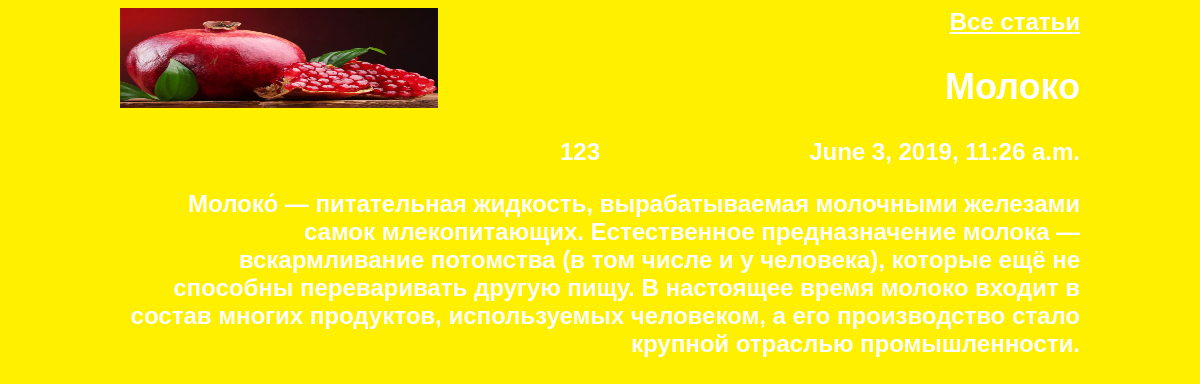
Page /article/67/ on the committed database.
### articles/models.py (models this page shows, shortened)
class Article(models.Model):
	title = models.CharField(max_length=200)
	author = models.ForeignKey(User, on_delete=models.CASCADE)
	text = models.TextField()
	created_date = models.DateTimeField(auto_now_add=True)

### articles/views.py (the view)
# urls.py: path('article/<int:article_id>/', get_article, name ='get_article'),
def get_article(request, article_id):
	try:
		post = Article.objects.get(id = article_id)
		return render(request, 'article.html', {"post": post})
	except Article.DoesNotExist:
		raise Http404

### articles/templates/article.html (shortened to what this page needs)
<html>
    <head>
        <link rel="stylesheet" href="{{ STATIC_URL }}/static/css/article.css">
    </head>
    <body class="article">
        <div class="header">
            <img src="{{ STATIC_URL }}/static/img/img1.png" height="100"  />
        </div>
        <h2 class="all-articles"><a href="/">Все статьи</a></hч2>
        <div class="article">
            <div class="one-post">
                <h2 class="post-title">{{ post.title }}</h2>
                <div class="article-info">
                    <div class="article-author">{{ post.author.username }}</div>
                    <div class="article-created-date">{{ post.created_date }}</div>
                </div>
                <p class="article-text">{{ post.text }}</p>
            </div>
        </div>
    </body>
</html>

### articles/static/css/article.css (style rules this page uses)
body { background: #fff000; font-family: Tahoma, Arial, sans-serif; color: #ffffff; }
.header img { display: block; width: 318px; margin-left: auto; margin-right: auto; }
.article { width: 960px; margin-left: auto; margin-right: auto; }
.article-author { width: 50%; float: left; }
.article-created-date { text-align: right; }
.all-articles a { color: #ffffff; }
.all-articles { text-align: right; height: 140; }
.article .header img { float: left; }

### rows in the picture
Article: title "Молоко", author.username "123", created_date "June 3, 2019, 11:26 a.m.", text "Молоко́ — питательная жидкость, вырабатываемая молочными железами самок млекопитающих. Естественное предназначение молока — вскармливание потомства (в том числе и у человека), которые ещё не способны переваривать другую пищу. В настоящее время молоко входит в состав многих продуктов, используемых человеком, а его производство стало крупной отраслью промышленности."
